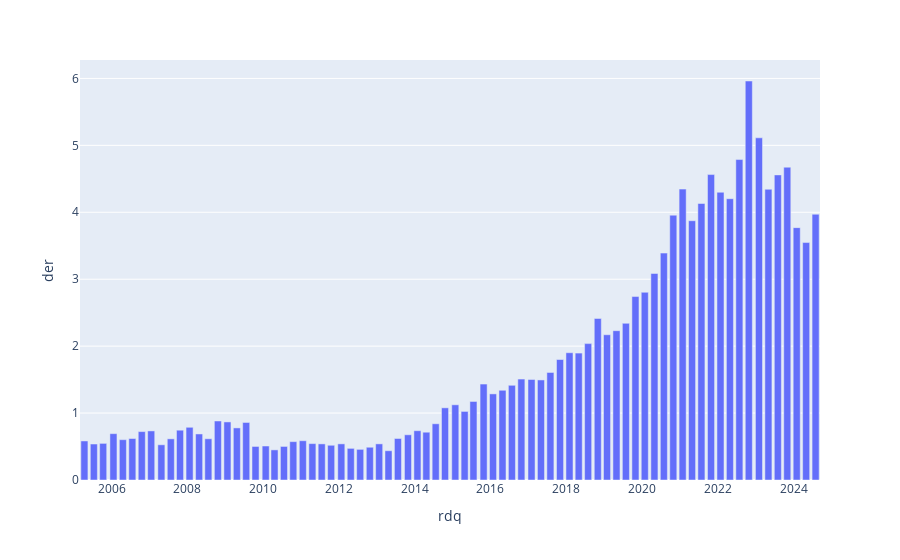

Notebook source saved alongside this figure:
### Code cell
fig = px.bar(aapl_df, x='rdq', y='der')
fig.show()
